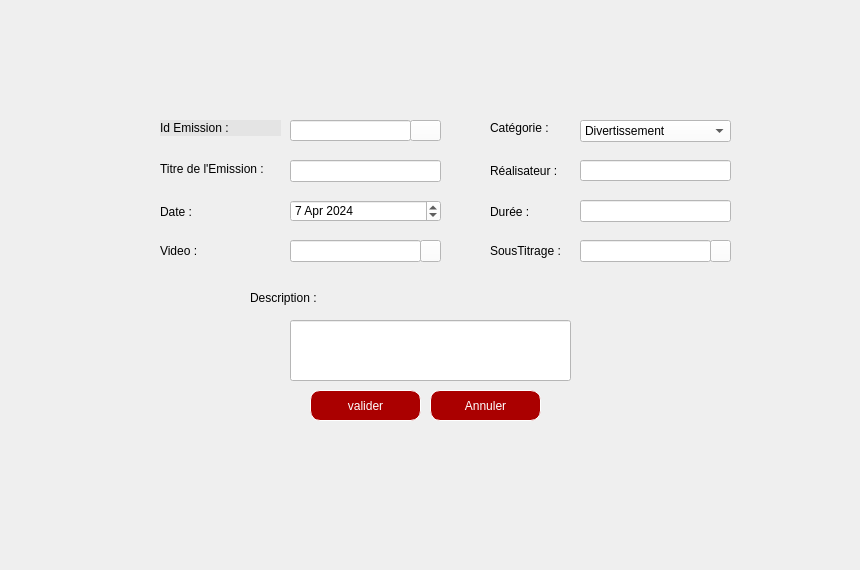
    <widget class="QWidget" name="tab_3">
     <attribute name="title">
      <string>Modifier</string>
     </attribute>
     <widget class="QPushButton" name="pushButton_AnnulerModifier">
      <property name="geometry">
       <rect>
        <x>430</x>
        <y>390</y>
        <width>111</width>
        <height>31</height>
       </rect>
      </property>
      <property name="styleSheet">
       <string notr="true">background-color: rgb(170, 0, 0);
border :1px solid rgb(255, 255, 255);
border-radius :10px;
color: #FFF;
padding-left: 20px;
padding-right:20px;
</string>
      </property>
      <property name="text">
       <string>Annuler</string>
      </property>
     </widget>
     <widget class="QLineEdit" name="lineEdit_Realisateur_M">
      <property name="geometry">
       <rect>
        <x>580</x>
        <y>160</y>
        <width>151</width>
        <height>21</height>
       </rect>
      </property>
      <property name="styleSheet">
       <string notr="true">background-color: rgb(255, 255, 255);</string>
      </property>
     </widget>
     <widget class="QLabel" name="label_9">
      <property name="geometry">
       <rect>
        <x>490</x>
        <y>202</y>
        <width>71</width>
        <height>20</height>
       </rect>
      </property>
      <property name="text">
       <string>Durée :</string>
      </property>
     </widget>
     <widget class="QLabel" name="label_13">
      <property name="geometry">
       <rect>
        <x>250</x>
        <y>290</y>
        <width>81</width>
        <height>16</height>
       </rect>
      </property>
      <property name="text">
       <string>Description :</string>
      </property>
     </widget>
     <widget class="QDateEdit" name="dateEdit_M">
      <property name="geometry">
       <rect>
        <x>290</x>
        <y>200</y>
        <width>151</width>
        <height>22</height>
       </rect>
      </property>
      <property name="styleSheet">
       <string notr="true">background-color: rgb(255, 255, 255);</string>
      </property>
      <property name="date">
       <date>
        <year>2024</year>
        <month>4</month>
        <day>7</day>
       </date>
      </property>
     </widget>
     <widget class="QLabel" name="label_15">
      <property name="geometry">
       <rect>
        <x>160</x>
        <y>161</y>
        <width>131</width>
        <height>16</height>
       </rect>
      </property>
      <property name="text">
       <string>Titre de l'Emission :</string>
      </property>
     </widget>
     <widget class="QLineEdit" name="lineEdit_Duree_M">
      <property name="geometry">
       <rect>
        <x>580</x>
        <y>200</y>
        <width>151</width>
        <height>22</height>
       </rect>
      </property>
      <property name="styleSheet">
       <string notr="true">background-color: rgb(255, 255, 255);</string>
      </property>
     </widget>
     <widget class="QLabel" name="label_16">
      <property name="geometry">
       <rect>
        <x>160</x>
        <y>202</y>
        <width>121</width>
        <height>20</height>
       </rect>
      </property>
      <property name="text">
       <string>Date :</string>
      </property>
     </widget>
     <widget class="QLineEdit" name="lineEdit_Titre_M">
      <property name="geometry">
       <rect>
        <x>290</x>
        <y>160</y>
        <width>151</width>
        <height>22</height>
       </rect>
      </property>
      <property name="styleSheet">
       <string notr="true">background-color: rgb(255, 255, 255);</string>
      </property>
     </widget>
     <widget class="QLineEdit" name="lineEdit_Description_M">
      <property name="geometry">
       <rect>
        <x>290</x>
        <y>320</y>
        <width>281</width>
        <height>61</height>
       </rect>
      </property>
      <property name="styleSheet">
       <string notr="true">background-color: rgb(255, 255, 255);</string>
      </property>
     </widget>
     <widget class="QLabel" name="label_18">
      <property name="geometry">
       <rect>
        <x>490</x>
        <y>118</y>
        <width>101</width>
        <height>20</height>
       </rect>
      </property>
      <property name="text">
       <string>Catégorie :</string>
      </property>
     </widget>
     <widget class="QLabel" name="label_19">
      <property name="geometry">
       <rect>
        <x>490</x>
        <y>160</y>
        <width>81</width>
        <height>21</height>
       </rect>
      </property>
      <property name="text">
       <string>Réalisateur :</string>
      </property>
     </widget>
     <widget class="QLineEdit" name="lineEdit_recherID">
      <property name="geometry">
       <rect>
        <x>290</x>
        <y>120</y>
        <width>121</width>
        <height>21</height>
       </rect>
      </property>
      <property name="styleSheet">
       <string notr="true">background-color: rgb(255, 255, 255);</string>
      </property>
     </widget>
     <widget class="QPushButton" name="pushButtonRechID">
      <property name="geometry">
       <rect>
        <x>410</x>
        <y>120</y>
        <width>31</width>
        <height>21</height>
       </rect>
      </property>
      <property name="styleSheet">
       <string notr="true">background-color: rgb(255, 255, 255);
image: url(:/new/prefix2/Recherche.png);</string>
      </property>
      <property name="text">
       <string/>
      </property>
     </widget>
     <widget class="QPushButton" name="pushButton_valider">
      <property name="geometry">
       <rect>
        <x>310</x>
        <y>390</y>
        <width>111</width>
        <height>31</height>
       </rect>
      </property>
      <property name="styleSheet">
       <string notr="true">background-color: rgb(170, 0, 0);
border :1px solid rgb(255, 255, 255);
border-radius :10px;
color: #FFF;
padding-left: 20px;
padding-right:20px;
</string>
      </property>
      <property name="text">
       <string>valider</string>
      </property>
     </widget>
     <widget class="QLabel" name="label_21">
      <property name="geometry">
       <rect>
        <x>160</x>
        <y>120</y>
        <width>121</width>
        <height>16</height>
       </rect>
      </property>
      <property name="styleSheet">
       <string notr="true">background-color: rgb(228, 228, 228);
color: rgb(0, 0, 0);</string>
      </property>
      <property name="text">
       <string>Id Emission :</string>
      </property>
     </widget>
     <widget class="QComboBox" name="comboBox_M_2">
      <property name="geometry">
       <rect>
        <x>580</x>
        <y>120</y>
        <width>151</width>
        <height>22</height>
       </rect>
      </property>
      <property name="styleSheet">
       <string notr="true">background-color: rgb(255, 255, 255);</string>
      </property>
      <item>
       <property name="text">
        <string>Divertissement</string>
       </property>
      </item>
      <item>
       <property name="text">
        <string>Information</string>
       </property>
      </item>
      <item>
       <property name="text">
        <string>Sport</string>
       </property>
      </item>
      <item>
       <property name="text">
        <string>Voyage</string>
       </property>
      </item>
      <item>
       <property name="text">
        <string>Documentaire</string>
       </property>
      </item>
      <item>
       <property name="text">
        <string>Action</string>
       </property>
      </item>
      <item>
       <property name="text">
        <string>Drame</string>
       </property>
      </item>
      <item>
       <property name="text">
        <string>Comedie</string>
       </property>
      </item>
     </widget>
     <widget class="QLineEdit" name="video_M">
      <property name="geometry">
       <rect>
        <x>290</x>
        <y>240</y>
        <width>131</width>
        <height>22</height>
       </rect>
      </property>
      <property name="styleSheet">
       <string notr="true">background-color: rgb(255, 255, 255);</string>
      </property>
     </widget>
     <widget class="QPushButton" name="pushButton_insertVideo_2">
      <property name="geometry">
       <rect>
        <x>420</x>
        <y>240</y>
        <width>21</width>
        <height>22</height>
       </rect>
      </property>
      <property name="styleSheet">
       <string notr="true">background-color: rgb(255, 255, 255);</string>
      </property>
      <property name="text">
       <string/>
      </property>
     </widget>
     <widget class="QLabel" name="label_20">
      <property name="geometry">
       <rect>
        <x>490</x>
        <y>240</y>
        <width>121</width>
        <height>21</height>
       </rect>
      </property>
      <property name="text">
       <string>SousTitrage :</string>
      </property>
     </widget>
     <widget class="QPushButton" name="pushButton_soustitrage_2">
      <property name="geometry">
       <rect>
        <x>710</x>
        <y>240</y>
        <width>21</width>
        <height>22</height>
       </rect>
      </property>
      <property name="styleSheet">
       <string notr="true">background-color: rgb(255, 255, 255);</string>
      </property>
      <property name="text">
       <string/>
      </property>
     </widget>
     <widget class="QLineEdit" name="soustitrage_M">
      <property name="geometry">
       <rect>
        <x>580</x>
        <y>240</y>
        <width>131</width>
        <height>22</height>
       </rect>
      </property>
      <property name="styleSheet">
       <string notr="true">background-color: rgb(255, 255, 255);</string>
      </property>
     </widget>
     <widget class="QLabel" name="label_22">
      <property name="geometry">
       <rect>
        <x>160</x>
        <y>235</y>
        <width>121</width>
        <height>31</height>
       </rect>
      </property>
      <property name="text">
       <string>Video :</string>
      </property>
     </widget>
     <widget class="QLabel" name="label_3">
      <property name="geometry">
       <rect>
        <x>0</x>
        <y>0</y>
        <width>851</width>
        <height>561</height>
       </rect>
      </property>
      <property name="styleSheet">
       <string notr="true">image: url(:/new/prefix1/2.png);</string>
      </property>
      <property name="text">
       <string/>
      </property>
     </widget>
     <zorder>label_3</zorder>
     <zorder>pushButton_AnnulerModifier</zorder>
     <zorder>lineEdit_Realisateur_M</zorder>
     <zorder>label_9</zorder>
     <zorder>label_13</zorder>
     <zorder>dateEdit_M</zorder>
     <zorder>label_15</zorder>
     <zorder>lineEdit_Duree_M</zorder>
     <zorder>label_16</zorder>
     <zorder>lineEdit_Titre_M</zorder>
     <zorder>lineEdit_Description_M</zorder>
     <zorder>label_18</zorder>
     <zorder>label_19</zorder>
     <zorder>lineEdit_recherID</zorder>
     <zorder>pushButtonRechID</zorder>
     <zorder>pushButton_valider</zorder>
     <zorder>label_21</zorder>
     <zorder>comboBox_M_2</zorder>
     <zorder>video_M</zorder>
     <zorder>pushButton_insertVideo_2</zorder>
     <zorder>label_20</zorder>
     <zorder>pushButton_soustitrage_2</zorder>
     <zorder>soustitrage_M</zorder>
     <zorder>label_22</zorder>
    </widget>
